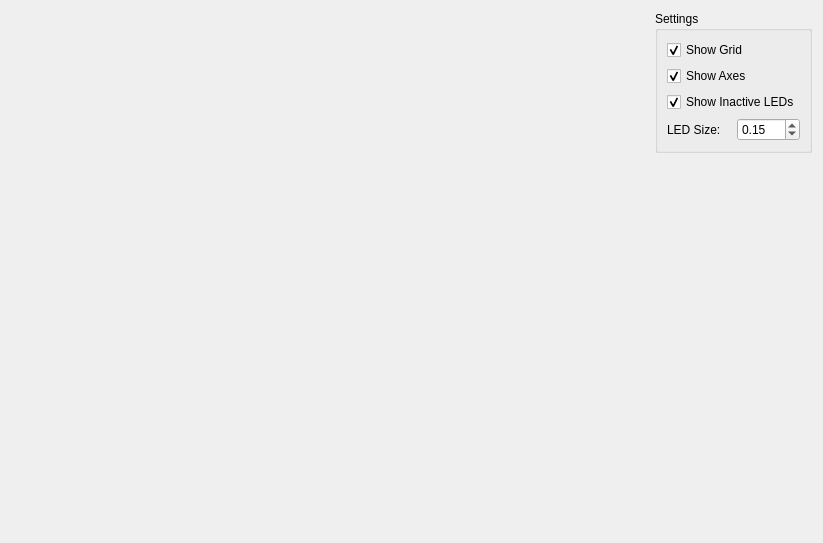
<?xml version="1.0" encoding="UTF-8"?>
<ui version="4.0">
 <class>MainWindow</class>
 <widget class="QWidget" name="MainWindow">
  <property name="geometry">
   <rect>
    <x>0</x>
    <y>0</y>
    <width>823</width>
    <height>543</height>
   </rect>
  </property>
  <property name="windowTitle">
   <string>LEDCubeSimulator</string>
  </property>
  <layout class="QHBoxLayout" name="horizontalLayout_2">
   <item>
    <widget class="ledcubesimulator::gl::LEDCubeGLWidget" name="cubeWidget" native="true">
     <property name="sizePolicy">
      <sizepolicy hsizetype="Expanding" vsizetype="Preferred">
       <horstretch>0</horstretch>
       <verstretch>0</verstretch>
      </sizepolicy>
     </property>
    </widget>
   </item>
   <item>
    <layout class="QVBoxLayout" name="verticalLayout_2">
     <item>
      <widget class="QGroupBox" name="groupBox">
       <property name="title">
        <string>Settings</string>
       </property>
       <layout class="QVBoxLayout" name="verticalLayout">
        <item>
         <widget class="QCheckBox" name="checkGrid">
          <property name="text">
           <string>Show Grid</string>
          </property>
          <property name="checked">
           <bool>true</bool>
          </property>
         </widget>
        </item>
        <item>
         <widget class="QCheckBox" name="checkAxes">
          <property name="text">
           <string>Show Axes</string>
          </property>
          <property name="checked">
           <bool>true</bool>
          </property>
         </widget>
        </item>
        <item>
         <widget class="QCheckBox" name="checkLEDs">
          <property name="text">
           <string>Show Inactive LEDs</string>
          </property>
          <property name="checked">
           <bool>true</bool>
          </property>
         </widget>
        </item>
        <item>
         <layout class="QHBoxLayout" name="horizontalLayout">
          <item>
           <widget class="QLabel" name="label">
            <property name="text">
             <string>LED Size:</string>
            </property>
           </widget>
          </item>
          <item>
           <widget class="QDoubleSpinBox" name="spinLEDSize">
            <property name="decimals">
             <number>2</number>
            </property>
            <property name="minimum">
             <double>0.010000000000000</double>
            </property>
            <property name="maximum">
             <double>1.000000000000000</double>
            </property>
            <property name="singleStep">
             <double>0.010000000000000</double>
            </property>
            <property name="value">
             <double>0.150000000000000</double>
            </property>
           </widget>
          </item>
         </layout>
        </item>
       </layout>
      </widget>
     </item>
     <item>
      <spacer name="verticalSpacer">
       <property name="orientation">
        <enum>Qt::Vertical</enum>
       </property>
       <property name="sizeHint" stdset="0">
        <size>
         <width>20</width>
         <height>40</height>
        </size>
       </property>
      </spacer>
     </item>
    </layout>
   </item>
  </layout>
 </widget>
 <customwidgets>
  <customwidget>
   <class>ledcubesimulator::gl::LEDCubeGLWidget</class>
   <extends>QWidget</extends>
   <header location="global">gl/ledcubeglwidget.h</header>
   <container>1</container>
  </customwidget>
 </customwidgets>
 <resources/>
 <connections/>
</ui>
